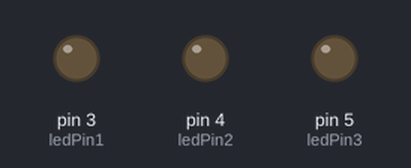
A sketch run on a simulated Arduino Uno, built with avr-gcc and run on an emulated ATmega328P. On the bench: output pins drawn as LEDs (lit = HIGH).

Above: at 0.7 s.
At 3.7 s:
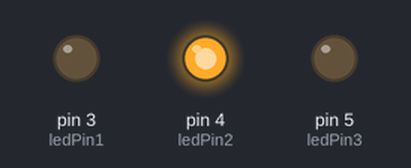
At 5.2 s:
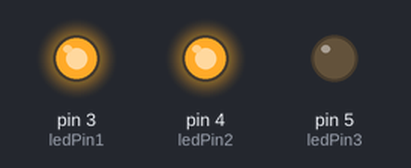
At 6.7 s:
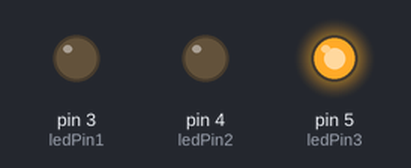
At 9.7 s:
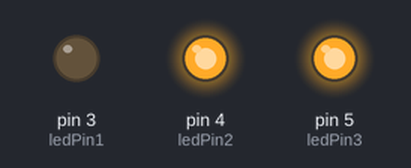
At 14.2 s:
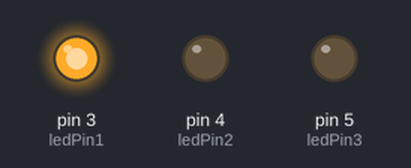
Timing chart, 0 to 15.6 s (numbered marks = the images above):
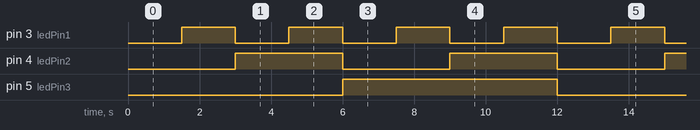

The sketch:

contador3bits.ino
```cpp
int ledPin1 = 3;
int ledPin2 = 4;
int ledPin3 = 5;

void setup(){
   pinMode(ledPin1,OUTPUT);
   pinMode(ledPin2,OUTPUT);
   pinMode(ledPin3,OUTPUT);
}

void loop(){
   for(int i = 0; i <= 7; i++){
     if( i == 2 || i == 4 || i == 6 || i == 0){
        digitalWrite(ledPin1,LOW);
     }
     else{
       digitalWrite(ledPin1,HIGH);
     }
     if( i == 2 || i == 3 || i == 6 || i == 7){
       digitalWrite(ledPin2,HIGH);
     }
     else{
       digitalWrite(ledPin2,LOW);
     }
     if( i > 3){
       digitalWrite(ledPin3,HIGH);
     }
     else{
       digitalWrite(ledPin3,LOW);
     }
     delay(1500);
   }
}
```

Measured:
- by itself, pin 3 (ledPin1): alternates HIGH for 1.5 s and LOW for 1.5 s
- by itself, pin 4 (ledPin2): alternates HIGH for 3.0 s and LOW for 3.0 s
- by itself, pin 5 (ledPin3): alternates HIGH for 6.0 s and LOW for 6.0 s
